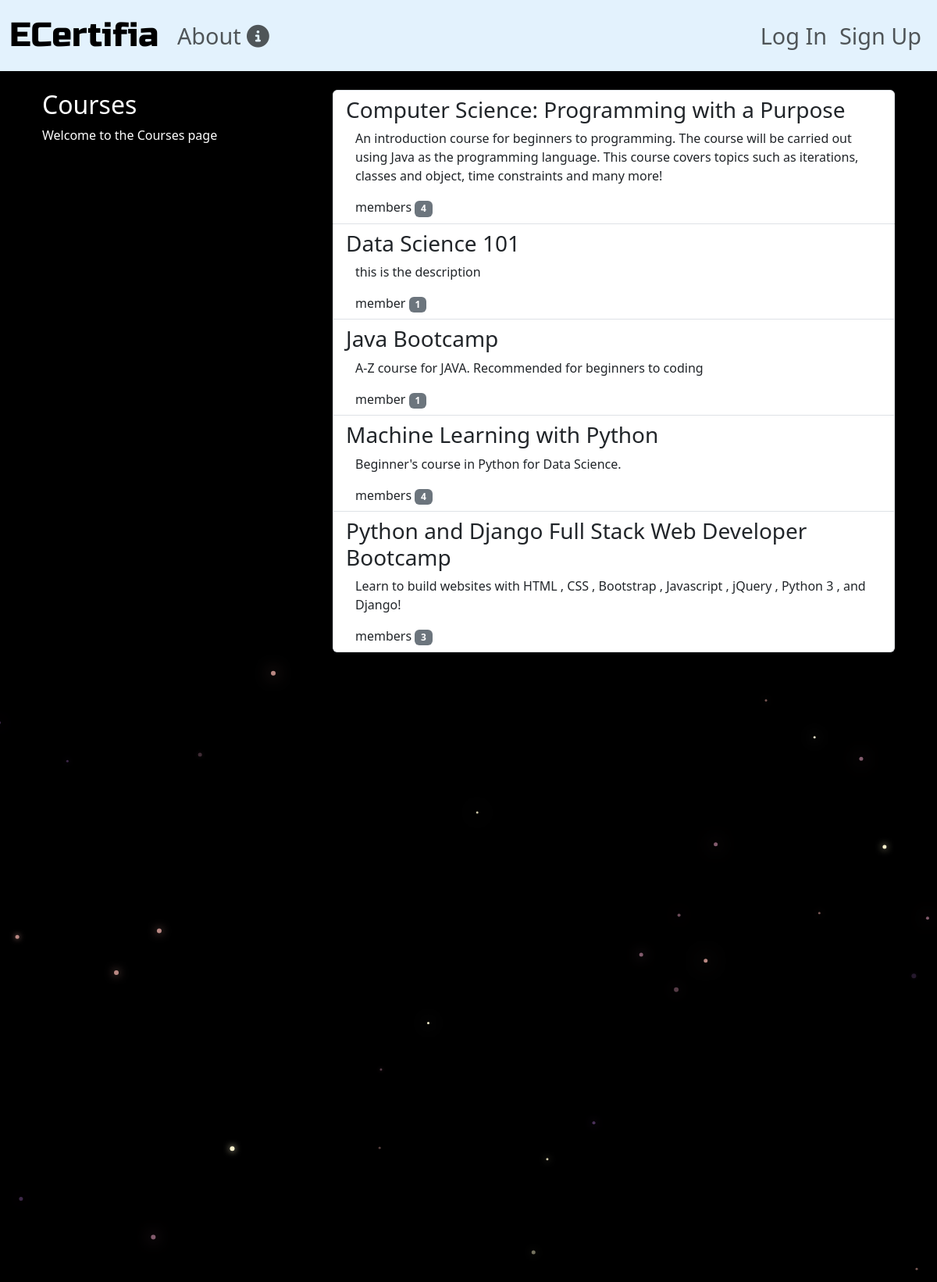
Page /courses/ on the committed database.
### courses/models.py (models this page shows, shortened)
class Course(models.Model):
    name = models.CharField(max_length=255, unique=True)
    course_instructor = models.CharField(max_length=255, blank=False, default='')
    issuing_organization = models.CharField(max_length=256, default='')
    slug = models.SlugField(allow_unicode=True, unique=True)
    description = models.TextField(blank=True, default='')
    description_html = models.TextField(editable=False, default='', blank=True)
    members = models.ManyToManyField(User, through='CourseMembers')
    course_length_hours = models.PositiveIntegerField(default=0)
    class Meta:
        ordering = ['name']

### courses/views.py (the view)
# urls.py: path('', views.ListGroups.as_view(), name='all'),
class ListGroups(generic.ListView):
    model = Course

### courses/templates/courses/course_list.html (shortened to what this page needs)
{% extends 'courses/course_base.html' %}
{% block precourse %}
<div class="col-md-4">
    <div class="content">
        <h2>Courses</h2>
        <p>Welcome to the Courses page</p>
    </div>
</div>
{% endblock %}
{% block course_content %}
<div class="col-md-8">
    <div class="list-group">
        {% for course in object_list %}
            <a href="{% url 'courses:single' slug=course.slug %}" class="list-group-item list-group-item-action">
                <h3 class="">{{ course.name }}</h3>
                <div class="list-group-item-text container-fluid">
                    {{ course.description_html|safe }}
                    <div class="row">
                        <div class="col-md-4">
                            member{{ course.members.count|pluralize }}
                            <span class="badge bg-secondary">{{ course.members.count }}</span>
                        </div>
                    </div>
                </div>
            </a>
        {% endfor %}
    </div>
</div>
{% endblock %}

### courses/templates/courses/course_base.html (shortened to what this page needs)
{% extends 'base.html' %}
{% block content %}
<div class="container">
    <div class="row">
        {% block precourse %}{% endblock %}
        {% block course_content %}{% endblock %}
    </div>
</div>
{% endblock %}

### templates/base.html (shortened to what this page needs)
{% load static %}
<!DOCTYPE html>
<html lang="en">
<head>
    <link href="https://cdn.jsdelivr.net/npm/bootstrap@5.3.2/dist/css/bootstrap.min.css" rel="stylesheet">
    <link rel="stylesheet" href="{% static 'ecertificate/css/mastermain.css' %}">
    <link rel="stylesheet" href="{% static 'ecertificate/css/ecertificate/master.css' %}">
</head>
<body>
    <div class="">
        <nav class="navbar navbar-expand-lg mynav mb-4" style="background-color: #e3f2fd;">
            <div class="container-fluid">
                <a class="navbar-brand" href="{% url 'home' %}">ECertifia</a>
                <div class="collapse navbar-collapse" id="navbarSupportedContent">
                    <ul class="navbar-nav me-auto mb-2 mb-lg-0">
                        <li class="nav-item">
                            <a class="nav-link" href="{% url 'about' %}">About <span class="fa-solid fa-info-circle"></span></a>
                        </li>
                    </ul>
                    <span class="navbar-nav">
                        {% if user.is_superuser %}
                        <li class="nav-item">
                            <a class="nav-link" href="{% url 'courses:create' %}">Create Course</a>
                        </li>
                        <li class="nav-item">
                            <a class="nav-link" href="{% url 'accounts:logout' %}">Log Out</a>
                        </li>
                        {% else %}
                        <li class="nav-item">
                            <a class="nav-link" href="{% url 'accounts:login' %}">Log In</a>
                        </li>
                        <li class="nav-item">
                            <a class="nav-link" href="{% url 'accounts:signup' %}">Sign Up</a>
                        </li>
                        {% endif %}
                    </span>
                </div>
            </div>
        </nav>
    </div>
    <div class="container mycontent">
        {% block content %}
        {% endblock %}
    </div>
    <canvas id="canvas"></canvas>
</body>
</html>

### static/ecertificate/css/mastermain.css (style rules this page uses)
html, body { background: black; margin: 0; }
.navbar { font-family: 'Segoe UI', Tahoma, Geneva, Verdana, sans-serif; }
.navbar-brand { font-size: 1.5em; font-family: Russo one; }

### static/ecertificate/css/ecertificate/master.css (style rules this page uses)
.mynav { font-size: 1.8em; }
body { background-color: black; color:white; }

### rows in the picture
Course: name "Computer Science: Programming with a Purpose", description_html "An introduction course for beginners to programming. The course will be carried out using Java as the programming language. This course covers topics such as iterations, classes and object, time constraints and many more!", members.count "4"
Course: name "Data Science 101", description_html "this is the description", members.count "1"
Course: name "Java Bootcamp", description_html "A-Z course for JAVA. Recommended for beginners to coding", members.count "1"
Course: name "Machine Learning with Python", description_html "Beginner's course in Python for Data Science.", members.count "4"
Course: name "Python and Django Full Stack Web Developer Bootcamp", description_html "Learn to build websites with HTML , CSS , Bootstrap , Javascript , jQuery , Python 3 , and Django!", members.count "3"
